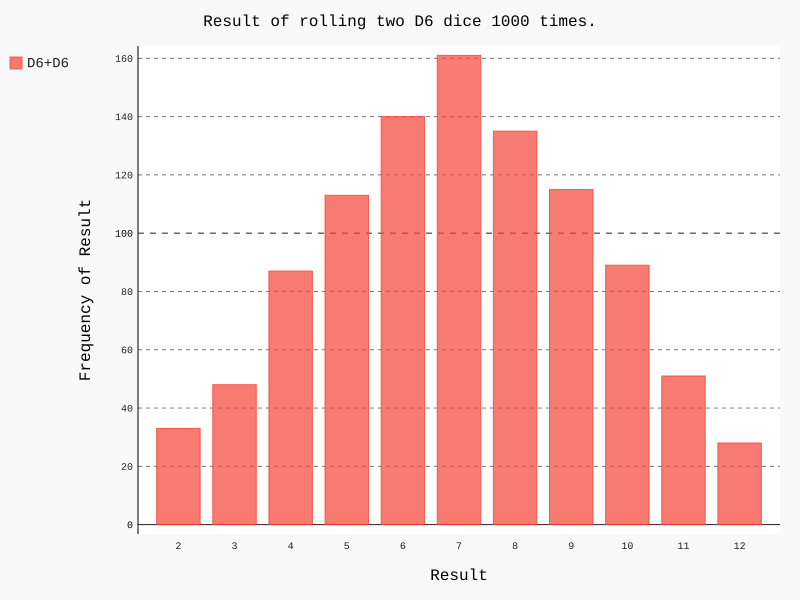

This chart was generated by the following Python code:
import pygal
from die import Die

#创建两个D6骰子
die_1=Die()
die_2=Die()

#掷多次筛子 并将结果存储到一个列表中
results=[]
for roll_num in range(1000):
    result=die_1.roll()+die_2.roll()
    results.append(result)
    
#分析结果
frequencies=[]
max_result=die_1.num_sides+die_2.num_sides
for value in range(2,max_result+1):
    frequency=results.count(value)
    frequencies.append(frequency)


#可视化结果
hist=pygal.Bar()

hist.title="Result of rolling two D6 dice 1000 times."
hist.x_labels=['2','3','4','5','6','7','8','9','10','11','12']
hist.x_title="Result"
hist.y_title="Frequency of Result"

hist.add('D6+D6',frequencies)
hist.render_to_file('dice_visual.svg')
